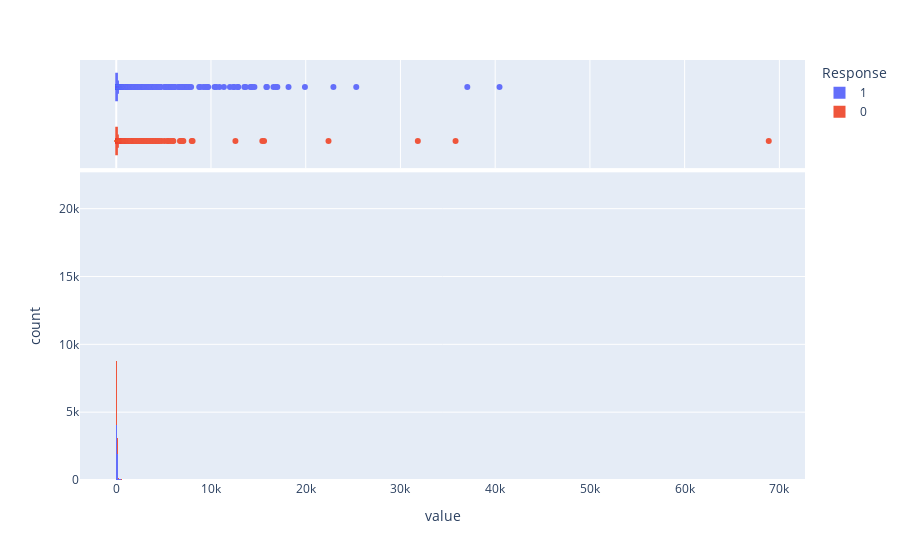

Here is the notebook cell this chart was saved with:
### Code cell
fig = px.histogram(df_train_balanced.sample(10000), x=correlated_features, marginal='box', color='Response')
fig.show()

### Figure 1 — Plotly figure (JSON) as saved in the notebook; plotly's stock layout.template omitted (floating-point values rounded to 4 significant figures; data arrays with more than 128 entries replaced by an {"elided": "..."} marker saying what was removed)
{"data": [{"alignmentgroup": "True", "bingroup": "x", "hovertemplate": "Response=1<br>value=%{x}<br>count=%{y}<extra></extra>", "legendgroup": "1", "marker": {"color": "#636efa"}, "name": "1", "offsetgroup": "1", "orientation": "v", "showlegend": true, "type": "histogram", "x": {"elided": "25160 int values"}, "xaxis": "x", "yaxis": "y"}, {"alignmentgroup": "True", "hovertemplate": "Response=1<br>value=%{x}<extra></extra>", "legendgroup": "1", "marker": {"color": "#636efa"}, "name": "1", "notched": true, "offsetgroup": "1", "showlegend": false, "type": "box", "x": {"elided": "25160 int values"}, "xaxis": "x2", "yaxis": "y2"}, {"alignmentgroup": "True", "bingroup": "x", "hovertemplate": "Response=0<br>value=%{x}<br>count=%{y}<extra></extra>", "legendgroup": "0", "marker": {"color": "#EF553B"}, "name": "0", "offsetgroup": "0", "orientation": "v", "showlegend": true, "type": "histogram", "x": {"elided": "24840 int values"}, "xaxis": "x", "yaxis": "y"}, {"alignmentgroup": "True", "hovertemplate": "Response=0<br>value=%{x}<extra></extra>", "legendgroup": "0", "marker": {"color": "#EF553B"}, "name": "0", "notched": true, "offsetgroup": "0", "showlegend": false, "type": "box", "x": {"elided": "24840 int values"}, "xaxis": "x2", "yaxis": "y2"}], "layout": {"barmode": "relative", "legend": {"title": {"text": "Response"}, "tracegroupgap": 0}, "margin": {"t": 60}, "xaxis": {"anchor": "y", "domain": [0, 1], "title": {"text": "value"}}, "xaxis2": {"anchor": "y2", "domain": [0, 1], "matches": "x", "showgrid": true, "showticklabels": false}, "yaxis": {"anchor": "x", "domain": [0, 0.7326], "title": {"text": "count"}}, "yaxis2": {"anchor": "x2", "domain": [0.7426, 1], "matches": "y2", "showgrid": false, "showline": false, "showticklabels": false, "ticks": ""}}}
